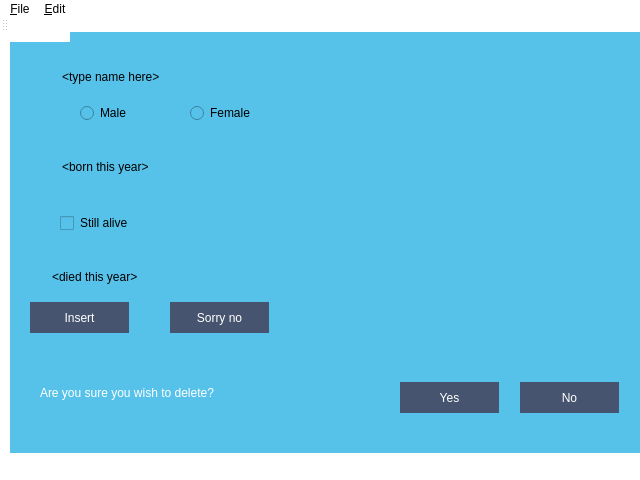
<?xml version="1.0" encoding="UTF-8"?>
<ui version="4.0">
 <class>database</class>
 <widget class="QMainWindow" name="database">
  <property name="geometry">
   <rect>
    <x>0</x>
    <y>0</y>
    <width>640</width>
    <height>480</height>
   </rect>
  </property>
  <property name="windowTitle">
   <string>database</string>
  </property>
  <property name="windowIcon">
   <iconset resource="computericon.qrc">
    <normaloff>:/Icons/Computericon/danni_bicon.png</normaloff>:/Icons/Computericon/danni_bicon.png</iconset>
  </property>
  <property name="windowOpacity">
   <double>1.000000000000000</double>
  </property>
  <property name="styleSheet">
   <string notr="true">background: #fff;
border: 0px;
font: 10pt &quot;Ubuntu&quot;;</string>
  </property>
  <property name="iconSize">
   <size>
    <width>72</width>
    <height>72</height>
   </size>
  </property>
  <widget class="QWidget" name="centralWidget">
   <widget class="QLineEdit" name="Search_edit">
    <property name="geometry">
     <rect>
      <x>470</x>
      <y>0</y>
      <width>141</width>
      <height>21</height>
     </rect>
    </property>
    <property name="styleSheet">
     <string notr="true"> border: 2px solid gray;
 border-radius: 5px;</string>
    </property>
    <property name="text">
     <string/>
    </property>
   </widget>
   <widget class="QTreeView" name="treeView">
    <property name="geometry">
     <rect>
      <x>0</x>
      <y>40</y>
      <width>251</width>
      <height>381</height>
     </rect>
    </property>
   </widget>
   <widget class="QTableWidget" name="tableWidget">
    <property name="geometry">
     <rect>
      <x>260</x>
      <y>140</y>
      <width>361</width>
      <height>231</height>
     </rect>
    </property>
   </widget>
   <widget class="QFrame" name="frame">
    <property name="geometry">
     <rect>
      <x>10</x>
      <y>320</y>
      <width>631</width>
      <height>101</height>
     </rect>
    </property>
    <property name="styleSheet">
     <string notr="true">background: #56c2ea;
</string>
    </property>
    <property name="frameShape">
     <enum>QFrame::StyledPanel</enum>
    </property>
    <property name="frameShadow">
     <enum>QFrame::Raised</enum>
    </property>
    <widget class="QPushButton" name="pushButton">
     <property name="geometry">
      <rect>
       <x>390</x>
       <y>30</y>
       <width>99</width>
       <height>31</height>
      </rect>
     </property>
     <property name="styleSheet">
      <string notr="true">background: #47546f;
color: #fff;</string>
     </property>
     <property name="text">
      <string>Yes</string>
     </property>
    </widget>
    <widget class="QPushButton" name="pushButton_2">
     <property name="geometry">
      <rect>
       <x>510</x>
       <y>30</y>
       <width>99</width>
       <height>31</height>
      </rect>
     </property>
     <property name="styleSheet">
      <string notr="true">background: #47546f;
color: #fff;</string>
     </property>
     <property name="text">
      <string>No</string>
     </property>
    </widget>
    <widget class="QLabel" name="label">
     <property name="geometry">
      <rect>
       <x>30</x>
       <y>20</y>
       <width>331</width>
       <height>41</height>
      </rect>
     </property>
     <property name="styleSheet">
      <string notr="true">color: #fff;</string>
     </property>
     <property name="text">
      <string>Are you sure you wish to delete?</string>
     </property>
    </widget>
    <zorder>pushButton</zorder>
    <zorder>pushButton_2</zorder>
    <zorder>label</zorder>
    <zorder>frame_persons</zorder>
   </widget>
   <widget class="QFrame" name="frame_computers">
    <property name="geometry">
     <rect>
      <x>70</x>
      <y>0</y>
      <width>631</width>
      <height>311</height>
     </rect>
    </property>
    <property name="styleSheet">
     <string notr="true">background: #56c2ea;
</string>
    </property>
    <property name="frameShape">
     <enum>QFrame::StyledPanel</enum>
    </property>
    <property name="frameShadow">
     <enum>QFrame::Raised</enum>
    </property>
    <widget class="QPushButton" name="buttonComputersInsert">
     <property name="geometry">
      <rect>
       <x>20</x>
       <y>260</y>
       <width>99</width>
       <height>31</height>
      </rect>
     </property>
     <property name="styleSheet">
      <string notr="true">background: #47546f;
color: #fff;</string>
     </property>
     <property name="text">
      <string>Insert</string>
     </property>
    </widget>
    <widget class="QPushButton" name="buttonCloseComputers">
     <property name="geometry">
      <rect>
       <x>160</x>
       <y>260</y>
       <width>99</width>
       <height>31</height>
      </rect>
     </property>
     <property name="styleSheet">
      <string notr="true">background: #47546f;
color: #fff;</string>
     </property>
     <property name="text">
      <string>Sorry no</string>
     </property>
    </widget>
    <widget class="QLineEdit" name="line_Computers_name">
     <property name="geometry">
      <rect>
       <x>50</x>
       <y>20</y>
       <width>113</width>
       <height>29</height>
      </rect>
     </property>
     <property name="text">
      <string>&lt;type name here&gt;</string>
     </property>
    </widget>
    <widget class="QLineEdit" name="line_Computers_yearbuilt">
     <property name="geometry">
      <rect>
       <x>50</x>
       <y>110</y>
       <width>113</width>
       <height>29</height>
      </rect>
     </property>
     <property name="text">
      <string>&lt;year built&gt;</string>
     </property>
    </widget>
    <widget class="QCheckBox" name="checkBox_Computers_WasBuilt">
     <property name="geometry">
      <rect>
       <x>50</x>
       <y>170</y>
       <width>99</width>
       <height>22</height>
      </rect>
     </property>
     <property name="text">
      <string>Was built</string>
     </property>
    </widget>
    <widget class="QComboBox" name="comboComputerstype">
     <property name="geometry">
      <rect>
       <x>50</x>
       <y>60</y>
       <width>251</width>
       <height>33</height>
      </rect>
     </property>
     <property name="styleSheet">
      <string notr="true">background: #fff;</string>
     </property>
     <item>
      <property name="text">
       <string>Electronics</string>
      </property>
     </item>
     <item>
      <property name="text">
       <string>Mechanical</string>
      </property>
     </item>
     <item>
      <property name="text">
       <string>Electro-mechanical</string>
      </property>
     </item>
     <item>
      <property name="text">
       <string>Transistors</string>
      </property>
     </item>
     <item>
      <property name="text">
       <string>Other</string>
      </property>
     </item>
    </widget>
   </widget>
   <widget class="QTextBrowser" name="connectText">
    <property name="geometry">
     <rect>
      <x>350</x>
      <y>40</y>
      <width>191</width>
      <height>101</height>
     </rect>
    </property>
    <property name="styleSheet">
     <string notr="true">background: #000;
color: #fff;</string>
    </property>
    <property name="html">
     <string>&lt;!DOCTYPE HTML PUBLIC &quot;-//W3C//DTD HTML 4.0//EN&quot; &quot;http://www.w3.org/TR/REC-html40/strict.dtd&quot;&gt;
&lt;html&gt;&lt;head&gt;&lt;meta name=&quot;qrichtext&quot; content=&quot;1&quot; /&gt;&lt;style type=&quot;text/css&quot;&gt;
p, li { white-space: pre-wrap; }
&lt;/style&gt;&lt;/head&gt;&lt;body style=&quot; font-family:'Ubuntu'; font-size:10pt; font-weight:400; font-style:normal;&quot;&gt;
&lt;p style=&quot; margin-top:0px; margin-bottom:0px; margin-left:0px; margin-right:0px; -qt-block-indent:0; text-indent:0px;&quot;&gt;Connecting computer:&lt;br /&gt;Bleble&lt;br /&gt;&lt;br /&gt;with person:&lt;br /&gt;?&lt;br /&gt;&lt;/p&gt;&lt;/body&gt;&lt;/html&gt;</string>
    </property>
   </widget>
   <widget class="QFrame" name="frame_persons">
    <property name="geometry">
     <rect>
      <x>10</x>
      <y>10</y>
      <width>631</width>
      <height>311</height>
     </rect>
    </property>
    <property name="styleSheet">
     <string notr="true">background: #56c2ea;
</string>
    </property>
    <property name="frameShape">
     <enum>QFrame::StyledPanel</enum>
    </property>
    <property name="frameShadow">
     <enum>QFrame::Raised</enum>
    </property>
    <widget class="QPushButton" name="buttonPersonInsert">
     <property name="geometry">
      <rect>
       <x>20</x>
       <y>260</y>
       <width>99</width>
       <height>31</height>
      </rect>
     </property>
     <property name="styleSheet">
      <string notr="true">background: #47546f;
color: #fff;</string>
     </property>
     <property name="text">
      <string>Insert</string>
     </property>
    </widget>
    <widget class="QPushButton" name="buttonClosePerson">
     <property name="geometry">
      <rect>
       <x>160</x>
       <y>260</y>
       <width>99</width>
       <height>31</height>
      </rect>
     </property>
     <property name="styleSheet">
      <string notr="true">background: #47546f;
color: #fff;</string>
     </property>
     <property name="text">
      <string>Sorry no</string>
     </property>
    </widget>
    <widget class="QRadioButton" name="comboPersonMale">
     <property name="geometry">
      <rect>
       <x>70</x>
       <y>60</y>
       <width>119</width>
       <height>22</height>
      </rect>
     </property>
     <property name="text">
      <string>Male</string>
     </property>
    </widget>
    <widget class="QRadioButton" name="comboPersonFemale">
     <property name="geometry">
      <rect>
       <x>180</x>
       <y>60</y>
       <width>119</width>
       <height>22</height>
      </rect>
     </property>
     <property name="text">
      <string>Female</string>
     </property>
    </widget>
    <widget class="QLineEdit" name="line_Persons_name">
     <property name="geometry">
      <rect>
       <x>50</x>
       <y>20</y>
       <width>113</width>
       <height>29</height>
      </rect>
     </property>
     <property name="text">
      <string>&lt;type name here&gt;</string>
     </property>
    </widget>
    <widget class="QLineEdit" name="line_Persons_yearborn">
     <property name="geometry">
      <rect>
       <x>50</x>
       <y>110</y>
       <width>113</width>
       <height>29</height>
      </rect>
     </property>
     <property name="text">
      <string>&lt;born this year&gt;</string>
     </property>
    </widget>
    <widget class="QCheckBox" name="checkBox_Persons_StillAlive">
     <property name="geometry">
      <rect>
       <x>50</x>
       <y>170</y>
       <width>99</width>
       <height>22</height>
      </rect>
     </property>
     <property name="text">
      <string>Still alive</string>
     </property>
    </widget>
    <widget class="QLineEdit" name="line_Persons_whendied">
     <property name="geometry">
      <rect>
       <x>40</x>
       <y>220</y>
       <width>113</width>
       <height>29</height>
      </rect>
     </property>
     <property name="text">
      <string>&lt;died this year&gt;</string>
     </property>
    </widget>
   </widget>
  </widget>
  <widget class="QMenuBar" name="menuBar">
   <property name="geometry">
    <rect>
     <x>0</x>
     <y>0</y>
     <width>640</width>
     <height>22</height>
    </rect>
   </property>
   <widget class="QMenu" name="menu_File">
    <property name="title">
     <string>&amp;File</string>
    </property>
    <addaction name="action_Exit"/>
   </widget>
   <widget class="QMenu" name="menu_Edit">
    <property name="title">
     <string>&amp;Edit</string>
    </property>
    <addaction name="action_Insert"/>
    <addaction name="separator"/>
    <addaction name="action_Remove"/>
    <addaction name="actionConnect"/>
   </widget>
   <addaction name="menu_File"/>
   <addaction name="menu_Edit"/>
  </widget>
  <widget class="QToolBar" name="toolBar">
   <property name="windowTitle">
    <string>toolBar</string>
   </property>
   <attribute name="toolBarArea">
    <enum>TopToolBarArea</enum>
   </attribute>
   <attribute name="toolBarBreak">
    <bool>false</bool>
   </attribute>
  </widget>
  <action name="action_Insert">
   <property name="text">
    <string>&amp;Insert</string>
   </property>
  </action>
  <action name="action_Remove">
   <property name="text">
    <string>&amp;Remove</string>
   </property>
  </action>
  <action name="action_Exit">
   <property name="text">
    <string>E&amp;xit</string>
   </property>
  </action>
  <action name="actionConnect">
   <property name="text">
    <string>Connect</string>
   </property>
  </action>
  <action name="actionName">
   <property name="text">
    <string>Name</string>
   </property>
  </action>
  <action name="actionYear_born">
   <property name="text">
    <string>Year born</string>
   </property>
  </action>
  <action name="actionYear_dead">
   <property name="text">
    <string>Year dead</string>
   </property>
  </action>
 </widget>
 <layoutdefault spacing="6" margin="11"/>
 <resources>
  <include location="computericon.qrc"/>
 </resources>
 <connections/>
</ui>
